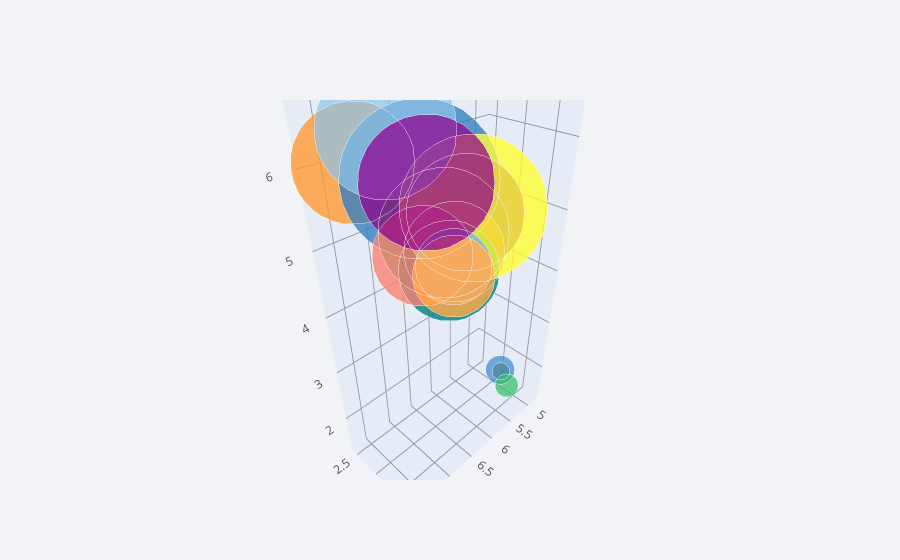

Notebook cell for this chart:
### Code cell
cf.set_config_file(theme='polar')
iris_df.sample(15).iplot(kind='bubble3d',x='sepal_length',y='sepal_width',z='petal_length', size='petal_width',colorscale='dflt')

### Figure 1 — Plotly figure (JSON) as saved in the notebook; plotly's stock layout.template omitted (floating-point values rounded to 4 significant figures)
{"data": [{"marker": {"color": ["rgba(255, 153, 51, 1.0)", "rgba(55, 128, 191, 1.0)", "rgba(50, 171, 96, 1.0)", "rgba(128, 0, 128, 1.0)", "rgba(219, 64, 82, 1.0)", "rgba(0, 128, 128, 1.0)", "rgba(255, 255, 51, 1.0)", "rgba(128, 128, 0, 1.0)", "rgba(251, 128, 114, 1.0)", "rgba(128, 177, 211, 1.0)", "rgba(128, 177, 211, 0.8999999999999999)", "rgba(255, 153, 51, 0.8999999999999999)", "rgba(55, 128, 191, 0.8999999999999999)", "rgba(50, 171, 96, 0.8999999999999999)", "rgba(128, 0, 128, 0.8999999999999999)"], "opacity": 0.8, "size": [86, 112, 91, 82, 70, 70, 103, 12, 70, 53, 99, 57, 20, 16, 95], "symbol": "circle"}, "mode": "markers", "text": ["0", "1", "2", "3", "4", "5", "6", "7", "8", "9", "10", "11", "12", "13", "14"], "type": "scatter3d", "x": [7.4, 7.2, 6.5, 5.9, 6, 6.4, 6.2, 4.9, 6.5, 5.5, 7.7, 5.8, 4.8, 5.1, 6.4], "y": [2.8, 3.6, 3.2, 3, 2.9, 3.2, 3.4, 3.1, 2.8, 2.4, 3.8, 2.7, 3, 3.4, 2.8], "z": [6.1, 6.1, 5.1, 5.1, 4.5, 4.5, 5.4, 1.5, 4.6, 3.8, 6.7, 3.9, 1.4, 1.5, 5.6]}], "layout": {"legend": {"bgcolor": "#F2F3F7", "font": {"color": "#505050"}}, "paper_bgcolor": "#F2F3F7", "plot_bgcolor": "#F2F3F7", "scene": {"xaxis": {"gridcolor": "#9499A3", "showgrid": true, "tickfont": {"color": "#505050"}, "title": {"font": {"color": "#505050"}, "text": ""}, "zerolinecolor": "#9499A3"}, "yaxis": {"gridcolor": "#9499A3", "showgrid": true, "tickfont": {"color": "#505050"}, "title": {"font": {"color": "#505050"}, "text": ""}, "zerolinecolor": "#9499A3"}, "zaxis": {"gridcolor": "#9499A3", "showgrid": true, "tickfont": {"color": "#505050"}, "title": {"font": {"color": "#505050"}, "text": ""}, "zerolinecolor": "#9499A3"}}, "title": {"font": {"color": "#484848"}}}}
